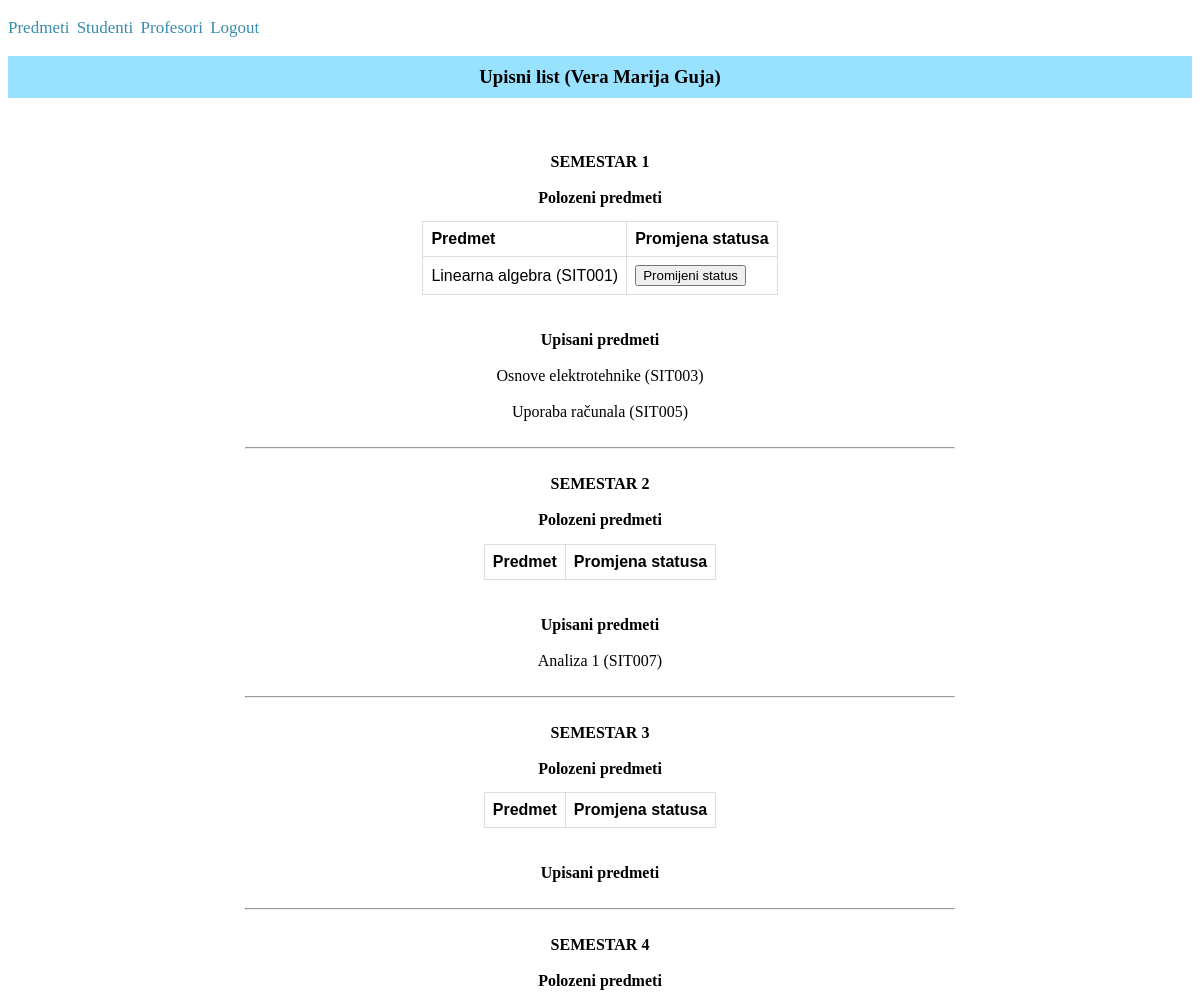
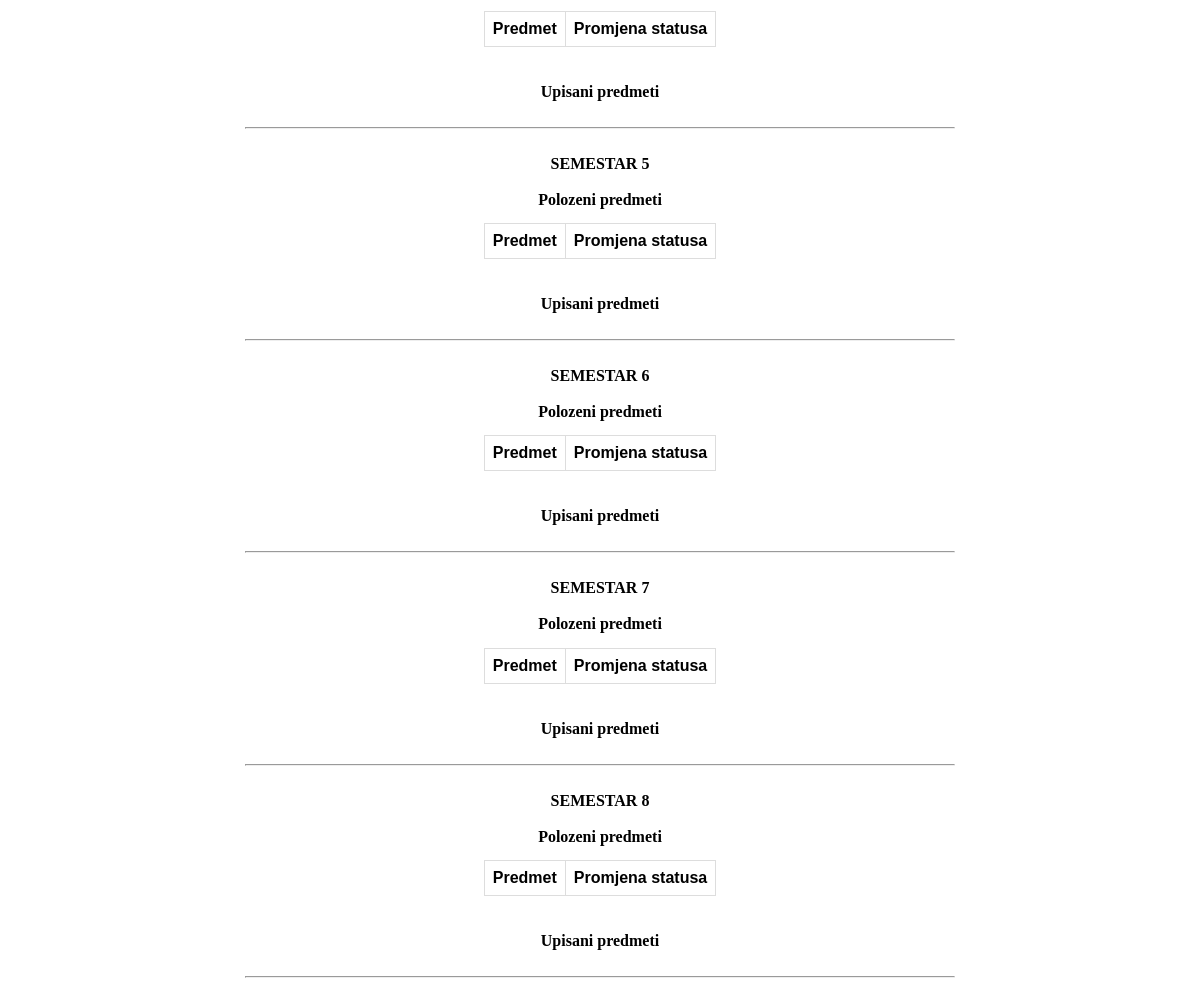
Screenshot of /enrollment_form_admin/31/ (signed in) with the database file from the repository (2 pictures, top to bottom).
### app1/models.py (models this page shows, shortened)
class Korisnik(AbstractUser):
    email = models.EmailField()
    ROLES = (('profesor', 'profesor'), ('student', 'student'))
    role = models.CharField(max_length=50, choices=ROLES)
    STATUS = (('none', 'None'), ('izvanredni student', 'izvanredni student'), ('redovni student', 'redovni student'))
    status = models.CharField(max_length=50, choices=STATUS)

class Predmeti(models.Model):
    IZBORNI = (('DA', 'da'), ('NE', 'ne'))
    name = models.CharField(max_length=255)
    kod = models.CharField(max_length=16)
    program = models.TextField()
    ects = models.IntegerField()
    sem_red = models.IntegerField()
    sem_izv = models.IntegerField()
    izborni = models.CharField(max_length=50, choices=IZBORNI)
    lecturer = models.ForeignKey(Korisnik, on_delete=models.CASCADE, blank=True, null=True)

class Upisi(models.Model):
    student = models.ForeignKey(Korisnik, on_delete=models.CASCADE, blank=True, null=True, related_name='korisnik')
    predmet = models.ForeignKey(Predmeti, on_delete=models.CASCADE, blank=True, null=True, related_name ='predmeti')
    STATUS = (('upisan', 'Upisan'), ('polozen', 'Polozen'))
    status = models.CharField(max_length=64, choices=STATUS, default='upisan')

### app1/decorators.py (the view)
    def wrap(request, *args, **kwargs):
        if request.user.is_superuser:
            return function(request, *args, **kwargs)
        else:
            return redirect('front_page')

### app1/views.py (called while the page is built)
@admin_required
def enrollment_form_admin(request, student_id):
    student = Korisnik.objects.get(id = student_id)
    enroll_form = Upisi.objects.filter(student = student_id)
    enroll_subjects = Predmeti.objects.filter(id__in=enroll_form.values('predmet'))
    return render(request, 'enrollment_form_admin.html', {'enroll_form': enroll_form, 'student': student, 'enroll_subjects':enroll_subjects})

### app1/templates/enrollment_form_admin.html
{% extends 'base.html' %}
{% block enrollment_form_admin %}
<h3>Upisni list ({{student.first_name}} {{student.last_name}})</h3><br>
<div class="admin_upisni">
    {% if student.status == 'redovni student' %}
        {% for i in '123456' %}
            <br><b>SEMESTAR {{forloop.counter}} </b><br><br>
            {% with forloop.counter as outer_counter %}
            <table>
                <b>Polozeni predmeti</b>
                <tr>
                    <th>Predmet</th>
                    <th>Promjena statusa</th>
                </tr>
                {%for sub in enroll_subjects %}
                    {% for form in enroll_form %}
                        {% if form.predmet_id == sub.id and sub.sem_red == outer_counter and form.status == 'polozen' %}
                        <tr>
                            <td>{{sub.name}} ({{sub.kod}})</td>
                                <td><a href="{%url 'change_status' subject_id=sub.id student_id=student.id %}"><button>Promijeni status</button></a></td>
                        </tr>
                        {%endif%}
                     {%endfor%}
                {%endfor%}
            </table><br><br>
                <b>Upisani predmeti</b><br><br>
                {%for sub in enroll_subjects %}
                    {% for form in enroll_form %}
                        {% if form.predmet_id == sub.id and sub.sem_red == outer_counter and form.status == 'upisan'%}
                            {{sub.name}} ({{sub.kod}})<br><br>
                        {%endif%}
                     {%endfor%}
                {%endfor%}
            {%endwith%}
            <hr>
        {%endfor%}
        {% elif student.status == 'izvanredni student' %}
        {% for i in '12345678' %}
            <br><b>SEMESTAR {{forloop.counter}} </b><br><br>
            {% with forloop.counter as outer_counter %}
            <table>
                <b>Polozeni predmeti</b>
                <tr>
                    <th>Predmet</th>
                    <th>Promjena statusa</th>
                </tr>
                {%for sub in enroll_subjects %}
                    {% for form in enroll_form %}
                        {% if form.predmet_id == sub.id and sub.sem_izv == outer_counter and form.status == 'polozen' %}
                        <tr>
                            <td>{{sub.name}} ({{sub.kod}})</td>
                            <td><a href="{%url 'change_status' subject_id=sub.id student_id=student.id %}"><button>Promijeni status</button></a></td>
                        </tr>
                        {%endif%}
                     {%endfor%}
                {%endfor%}
            </table><br><br>
                <b>Upisani predmeti</b><br><br>
                {%for sub in enroll_subjects %}
                    {% for form in enroll_form %}
                        {% if form.predmet_id == sub.id and sub.sem_izv == outer_counter and form.status == 'upisan'%}
                            {{sub.name}} ({{sub.kod}})<br><br>
                        {%endif%}
                     {%endfor%}
                {%endfor%}
            {%endwith%}
            <hr>
        {%endfor%}
    {% endif %}
</div>
{% endblock %}

### app1/static/css/style.css (style rules this page uses)
table { font-family: arial, sans-serif; border-collapse: collapse; margin-left: auto; margin-right: auto; margin-top: 2%; }
td, th { border: 1px solid #dddddd; text-align: left; padding: 8px; }
h3 { text-align: center; padding:10px 15px; background-color: rgba(127, 219, 255, 0.805); }
a { color: rgba(7, 112, 153, 0.805); text-decoration: none; }
.admin_upisni { position:relative; top:5%; text-align: center; width:60%; left:20%; }

### rows the page displays
Korisnik: first_name "Vera Marija", last_name "Guja"
Predmeti: name "Linearna algebra", kod "SIT001"
Predmeti: name "Osnove elektrotehnike", kod "SIT003"
Predmeti: name "Uporaba računala", kod "SIT005"
Predmeti: name "Analiza 1", kod "SIT007"
